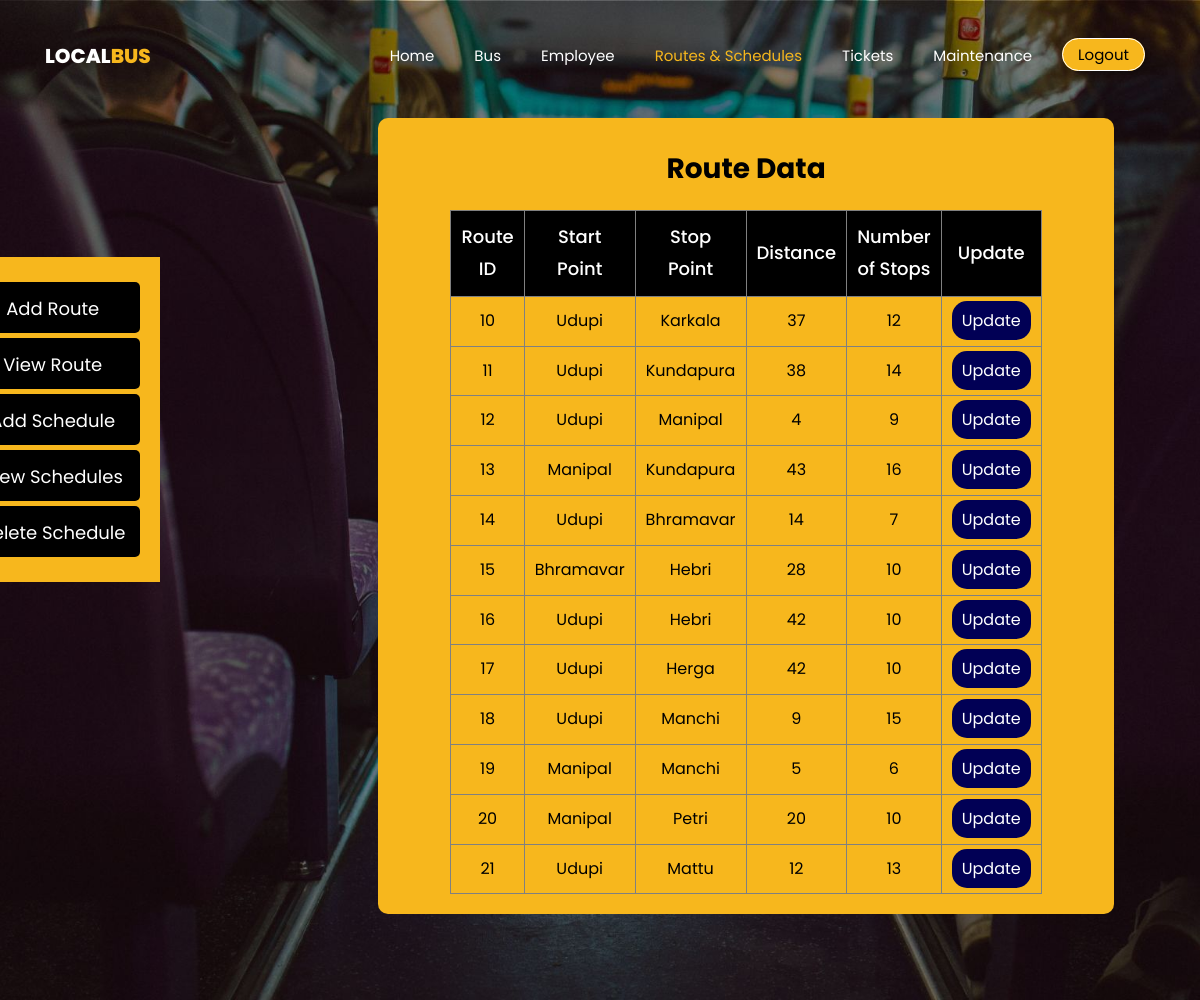
The app's page /view_route.php (signed in) with its own data.
### tables this page shows
CREATE TABLE `route` (
  `route_id` int(4) NOT NULL,
  `start_point` varchar(25) NOT NULL,
  `stop_point` varchar(25) NOT NULL,
  `distance` int(6) NOT NULL,
  `no_of_stops` int(3) NOT NULL DEFAULT 1
);

### view_route.php (the view, shortened to what this page needs)
<?php
include "connection_details.php";
$sql = "SELECT * FROM route";
$result = mysqli_query($data, $sql);
?>
<!DOCTYPE html>
<html lang="en">
  <head>
    <link rel="stylesheet" href="css/open-iconic-bootstrap.min.css">
    <link rel="stylesheet" href="css/style.css">
    <link rel="stylesheet" href="css/bms-bus.css">
    <link rel="stylesheet" href="css/bmscss.css">
  </head>
  <body>
	  <nav class="navbar navbar-expand-lg navbar-dark ftco_navbar bg-dark ftco-navbar-light" id="ftco-navbar">
	    <div class="container">
	      <a class="navbar-brand" href="index.html">Local<span>Bus</span></a>
				<div class="collapse navbar-collapse" id="ftco-nav">
	        <ul class="navbar-nav ml-auto">
	          <li class="nav-item"><a href="index.php" class="nav-link">Home</a></li>
	          <li class="nav-item"><a href="bus.php" class="nav-link">Bus</a></li>
	          <li class="nav-item"><a href="employee.php" class="nav-link">Employee</a></li>
	          <li class="nav-item active"><a href="route.php" class="nav-link">Routes & Schedules</a></li>
	          <li class="nav-item"><a href="ticket.php" class="nav-link">Tickets</a></li>
	          <li class="nav-item"><a href="maintenance.php" class="nav-link">Maintenance</a></li>
	        </ul>
	      </div>
        <div>
          <a href="log.php" class="bms-login-btn">Logout</a>
        </div>
	    </div>
	  </nav>
    <div class="hero-wrap" style="background-image: url('images/bg_2.jpg');" data-stellar-background-ratio="0.5">
      <div class="container">
        <div class="row no-gutters slider-text justify-content-start align-items-center">
          	<aside>
              <ul class="bus-aside">
                <li><a href="route.php">Add Route</a></li>
                <li><a href="view_route.php">View Route</a></li>
                <li><a href="schedule.php">Add Schedule</a></li>
                <li><a href="view_schedule.php">View Schedules</a></li>
                <li><a href="delete_schedule.php">Delete Schedule</a></li>
              </ul>
            </aside>
          <div class="side-text-addcontent" style="margin-top: 118px;">
           <h3>Route Data</h3>
           <table border="1.5px">
            <tr>
              <th class="table_th">Route ID</th>
              <th class="table_th">Start Point</th>
              <th class="table_th">Stop Point</th>
              <th class="table_th">Distance</th>
              <th class="table_th">Number of Stops</th>
              <th class="table_th">Update</th>
            </tr>
            <?php
            while($info = $result -> fetch_assoc()){
            ?>
              <tr>
                <td class="table_td"><?php echo "{$info['route_id']}"; ?></td>
                <td class="table_td"><?php echo "{$info['start_point']}"; ?></td>
                <td class="table_td"><?php echo "{$info['stop_point']}"; ?></td>
                <td class="table_td"><?php echo "{$info['distance']}"; ?></td>
                <td class="table_td"><?php echo "{$info['no_of_stops']}"; ?></td>
                <td class="table_td"><?php echo "<a href='update_route.php?routeid={$info['route_id']}' style='color:white; background-color:#010055; padding:8px 10px 8px 10px; border-radius:15px;'>Update</a>"; ?></td>
            </tr>
            <?php
            }
            ?>
           </table>
          </div>
        </div>
      </div>
    </div>
  </body>
</html>

### css/bms-bus.css (style rules this page uses)
body { font-family: "Poppins", sans-serif; color: green; }
.bus-aside { background-color: #f7b71d; margin-top: -200px !important; padding: 20px; position: absolute; margin-left: -100px; text-align: center; }
.bus-aside li { list-style: none; font-size: 20px; padding-bottom: 7.5px; padding-top: 7.5px; border-radius: 5px; background-color: black; padding-left: 15px; padding-right: 15px; margin-top: 5px; margin-bottom: 5px; transition: background-color 0.3s ease; }
.bus-aside a { color: rgb(255, 255, 255); font-size: 18px; transition: color 0.3s ease; }
h3 { color: rgb(0, 0, 0); text-align: center; padding-top: 10px; margin-bottom: 20px; font-weight: bold; }
table { width: 80%; margin: auto; text-align: center; }
.table_th { padding: 10px; font-size: 18px; color: white; font-weight: 500; background-color: black; }
.table_td { padding: 10px; color: black; }
.side-text-addcontent { margin-top: -20px; margin-left: 30%; background-color:#f7b71d ; text-align: center; padding: 20px; border-radius: 10px; }
.hero-wrap { height : 1000px !important; }

### css/bmscss.css (style rules this page uses)
.bms-login-btn { background-color:#f7b71d; color: black; border: 1px solid white; border-radius: 25px; font-size: 15px; font-family: "Poppins", sans-serif; text-align: center; cursor: pointer; box-shadow: 2px 2px 4px rgba(0, 0, 0, 0.3); transition: background-color 0.3s, color 0.3s; outline: none; margin: 10px 10px 10px 10px; padding: 5px 15px; }

### records on screen
route: route_id "10", start_point "Udupi", stop_point "Karkala", distance "37", no_of_stops "12"
route: route_id "11", start_point "Udupi", stop_point "Kundapura", distance "38", no_of_stops "14"
route: route_id "12", start_point "Udupi", stop_point "Manipal", distance "4", no_of_stops "9"
route: route_id "13", start_point "Manipal", stop_point "Kundapura", distance "43", no_of_stops "16"
route: route_id "14", start_point "Udupi", stop_point "Bhramavar", distance "14", no_of_stops "7"
route: route_id "15", start_point "Bhramavar", stop_point "Hebri", distance "28", no_of_stops "10"
route: route_id "16", start_point "Udupi", stop_point "Hebri", distance "42", no_of_stops "10"
route: route_id "17", start_point "Udupi", stop_point "Herga", distance "42", no_of_stops "10"
route: route_id "18", start_point "Udupi", stop_point "Manchi", distance "9", no_of_stops "15"
route: route_id "19", start_point "Manipal", stop_point "Manchi", distance "5", no_of_stops "6"
route: route_id "20", start_point "Manipal", stop_point "Petri", distance "20", no_of_stops "10"
route: route_id "21", start_point "Udupi", stop_point "Mattu", distance "12", no_of_stops "13"
